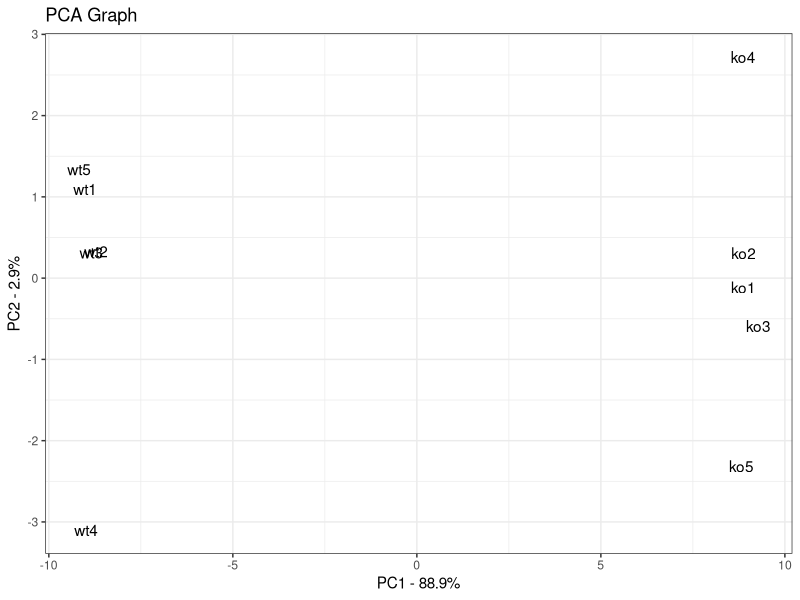
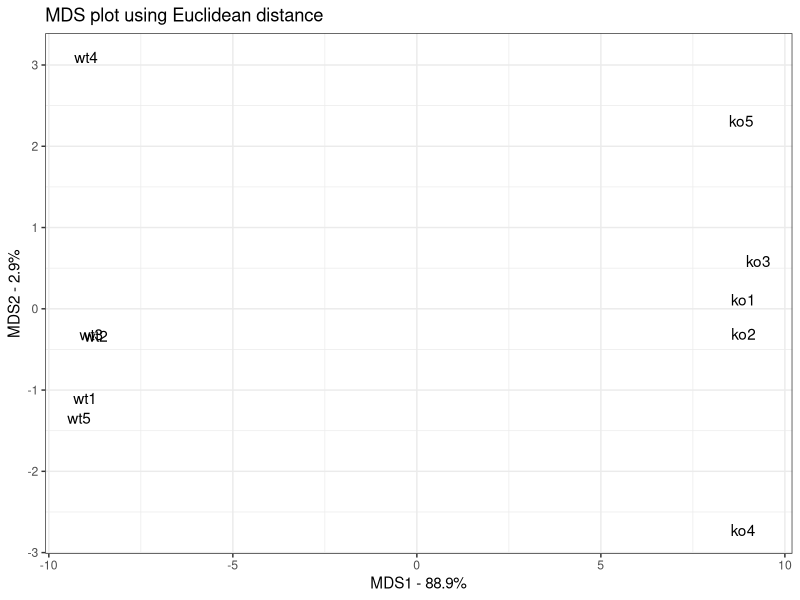
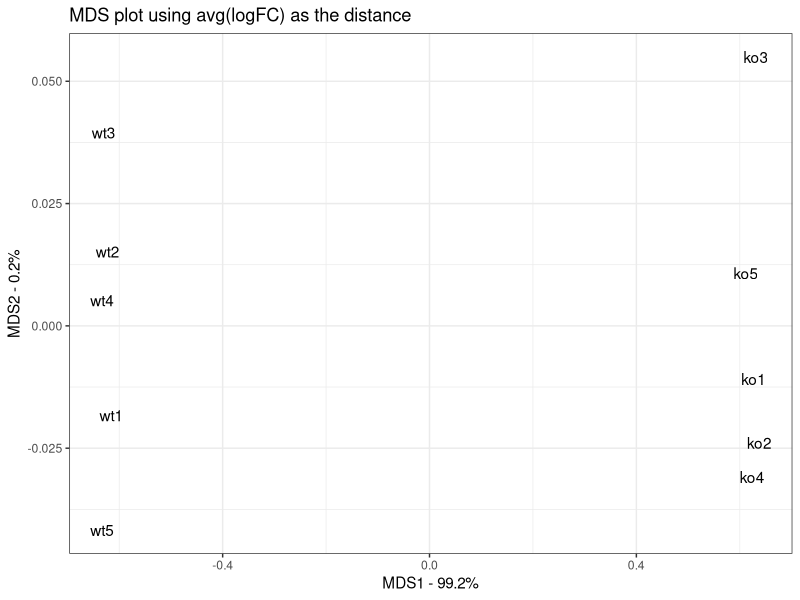

Write the R code that produced these figures, in order.
###################################################################
# MDS and PCoA
#
# Reference: https://goo.gl/wUXSae
# https://goo.gl/ckSGFW
###################################################################

#==============================================================================
# LIBRARY DEPENDENCE
#==============================================================================
library(ggplot2)

# Load the data and add some whitenoise as control
data.matrix <- matrix(nrow=100, ncol=10)
colnames(data.matrix) <- c(
  paste("wt", 1:5, sep=""),
  paste("ko", 1:5, sep=""))
rownames(data.matrix) <- paste("gene", 1:100, sep="")
for (i in 1:100) {
  wt.values <- rpois(5, lambda=sample(x=10:1000, size=1))
  ko.values <- rpois(5, lambda=sample(x=10:1000, size=1))
 
  data.matrix[i,] <- c(wt.values, ko.values)
}
head(data.matrix)
dim(data.matrix)
 
#==============================================================================
# Computing PCA as reference
#==============================================================================
pca <- prcomp(t(data.matrix), scale=TRUE, center=TRUE) 
 
## calculate the percentage of variation that each PC accounts for...
pca.var <- pca$sdev^2
pca.var.per <- round(pca.var/sum(pca.var)*100, 1)
pca.var.per
 
## now make a fancy looking plot that shows the PCs and the variation:
pca.data <- data.frame(Sample=rownames(pca$x),
  X=pca$x[,1],
  Y=pca$x[,2])
pca.data
 
ggplot(data=pca.data, aes(x=X, y=Y, label=Sample)) +
  geom_text() +
  xlab(paste("PC1 - ", pca.var.per[1], "%", sep="")) +
  ylab(paste("PC2 - ", pca.var.per[2], "%", sep="")) +
  theme_bw() +
  ggtitle("PCA Graph")
 
#==============================================================================
# PCoA
# 	PCA = PCoA if distance metric is Euclidean.
# 	Different distance metrics produces diferent results
#==============================================================================
distance.matrix <- dist(scale(t(data.matrix), center=TRUE, scale=TRUE), 
					method="euclidean")
 
## do the MDS math (this is basically eigen value decomposition)
mds.stuff <- cmdscale(distance.matrix, eig=TRUE, x.ret=TRUE)
 
## calculate the percentage of variation that each MDS axis accounts for...
mds.var.per <- round(mds.stuff$eig/sum(mds.stuff$eig)*100, 1)
mds.var.per
 
## now make a fancy looking plot that shows the MDS axes and the variation:
mds.values <- mds.stuff$points
mds.data <- data.frame(Sample=rownames(mds.values),
						X=mds.values[,1],
						Y=mds.values[,2])
mds.data
 
ggplot(data=mds.data, aes(x=X, y=Y, label=Sample)) +
	geom_text() +
	theme_bw() +
	xlab(paste("MDS1 - ", mds.var.per[1], "%", sep="")) +
	ylab(paste("MDS2 - ", mds.var.per[2], "%", sep="")) +
	ggtitle("MDS plot using Euclidean distance")
 
#==============================================================================
# Log scale
#==============================================================================
log2.data.matrix <- log2(data.matrix)
 
# empty distance matrix
log2.distance.matrix <- matrix(0,
  nrow=ncol(log2.data.matrix),
  ncol=ncol(log2.data.matrix),
  dimnames=list(colnames(log2.data.matrix),
    colnames(log2.data.matrix)))
 
log2.distance.matrix
 
# now compute the distance matrix using avg(absolute value(log2(FC)))
for(i in 1:ncol(log2.distance.matrix)) {
  for(j in 1:i) {
    log2.distance.matrix[i, j] <-
      mean(abs(log2.data.matrix[,i] - log2.data.matrix[,j]))
  }
}
log2.distance.matrix
 
## do the MDS math (this is basically eigen value decomposition)
## cmdscale() is the function for "Classical Multi-Dimensional Scalign"
mds.stuff <- cmdscale(as.dist(log2.distance.matrix),
  eig=TRUE,
  x.ret=TRUE)
 
## calculate the percentage of variation that each MDS axis accounts for...
mds.var.per <- round(mds.stuff$eig/sum(mds.stuff$eig)*100, 1)
mds.var.per
 
## now make a fancy looking plot that shows the MDS axes and the variation:
mds.values <- mds.stuff$points
mds.data <- data.frame(Sample=rownames(mds.values),
  X=mds.values[,1],
  Y=mds.values[,2])
mds.data
 
ggplot(data=mds.data, aes(x=X, y=Y, label=Sample)) +
  geom_text() +
  theme_bw() +
  xlab(paste("MDS1 - ", mds.var.per[1], "%", sep="")) +
  ylab(paste("MDS2 - ", mds.var.per[2], "%", sep="")) +
  ggtitle("MDS plot using avg(logFC) as the distance")
